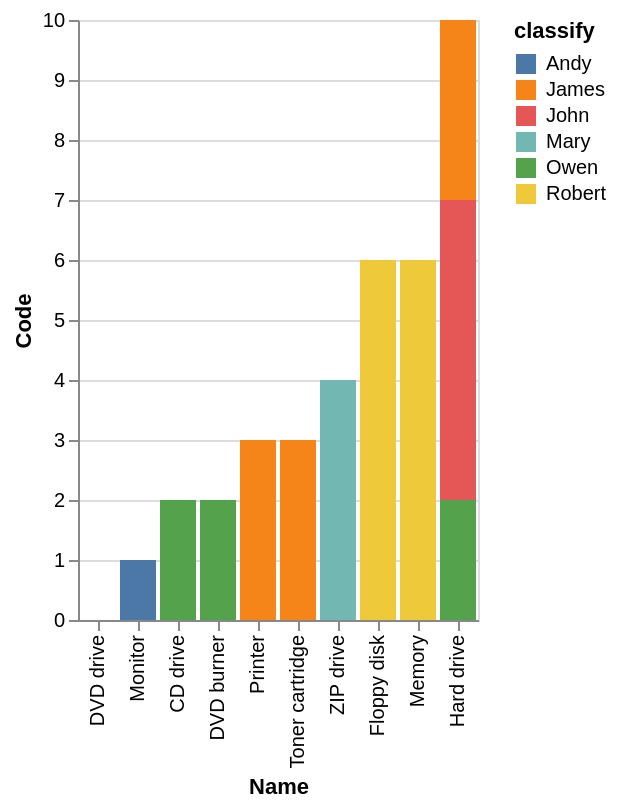

Vega-Lite specification stored for this chart:
### Vega-Lite specification from a JSON file in a GitHub repository (floating-point values rounded to 4 significant figures)
{"data": {"values": [{"x_data": "Monitor", "y_data": 1, "classify": "Andy"}, {"x_data": "CD drive", "y_data": 0, "classify": "Andy"}, {"x_data": "DVD burner", "y_data": 0, "classify": "Andy"}, {"x_data": "Printer", "y_data": 0, "classify": "Andy"}, {"x_data": "Toner cartridge", "y_data": 0, "classify": "Andy"}, {"x_data": "ZIP drive", "y_data": 0, "classify": "Andy"}, {"x_data": "DVD drive", "y_data": 0, "classify": "Andy"}, {"x_data": "Hard drive", "y_data": 0, "classify": "Andy"}, {"x_data": "Floppy disk", "y_data": 0, "classify": "Andy"}, {"x_data": "Memory", "y_data": 0, "classify": "Andy"}, {"x_data": "Monitor", "y_data": 0, "classify": "James"}, {"x_data": "CD drive", "y_data": 0, "classify": "James"}, {"x_data": "DVD burner", "y_data": 0, "classify": "James"}, {"x_data": "Printer", "y_data": 3, "classify": "James"}, {"x_data": "Toner cartridge", "y_data": 3, "classify": "James"}, {"x_data": "ZIP drive", "y_data": 0, "classify": "James"}, {"x_data": "DVD drive", "y_data": 0, "classify": "James"}, {"x_data": "Hard drive", "y_data": 3, "classify": "James"}, {"x_data": "Floppy disk", "y_data": 0, "classify": "James"}, {"x_data": "Memory", "y_data": 0, "classify": "James"}, {"x_data": "Monitor", "y_data": 0, "classify": "John"}, {"x_data": "CD drive", "y_data": 0, "classify": "John"}, {"x_data": "DVD burner", "y_data": 0, "classify": "John"}, {"x_data": "Printer", "y_data": 0, "classify": "John"}, {"x_data": "Toner cartridge", "y_data": 0, "classify": "John"}, {"x_data": "ZIP drive", "y_data": 0, "classify": "John"}, {"x_data": "DVD drive", "y_data": 0, "classify": "John"}, {"x_data": "Hard drive", "y_data": 5, "classify": "John"}, {"x_data": "Floppy disk", "y_data": 0, "classify": "John"}, {"x_data": "Memory", "y_data": 0, "classify": "John"}, {"x_data": "Monitor", "y_data": 0, "classify": "Mary"}, {"x_data": "CD drive", "y_data": 0, "classify": "Mary"}, {"x_data": "DVD burner", "y_data": 0, "classify": "Mary"}, {"x_data": "Printer", "y_data": 0, "classify": "Mary"}, {"x_data": "Toner cartridge", "y_data": 0, "classify": "Mary"}, {"x_data": "ZIP drive", "y_data": 4, "classify": "Mary"}, {"x_data": "DVD drive", "y_data": 0, "classify": "Mary"}, {"x_data": "Hard drive", "y_data": 0, "classify": "Mary"}, {"x_data": "Floppy disk", "y_data": 0, "classify": "Mary"}, {"x_data": "Memory", "y_data": 0, "classify": "Mary"}, {"x_data": "Monitor", "y_data": 0, "classify": "Owen"}, {"x_data": "CD drive", "y_data": 2, "classify": "Owen"}, {"x_data": "DVD burner", "y_data": 2, "classify": "Owen"}, {"x_data": "Printer", "y_data": 0, "classify": "Owen"}, {"x_data": "Toner cartridge", "y_data": 0, "classify": "Owen"}, {"x_data": "ZIP drive", "y_data": 0, "classify": "Owen"}, {"x_data": "DVD drive", "y_data": 0, "classify": "Owen"}, {"x_data": "Hard drive", "y_data": 2, "classify": "Owen"}, {"x_data": "Floppy disk", "y_data": 0, "classify": "Owen"}, {"x_data": "Memory", "y_data": 0, "classify": "Owen"}, {"x_data": "Monitor", "y_data": 0, "classify": "Robert"}, {"x_data": "CD drive", "y_data": 0, "classify": "Robert"}, {"x_data": "DVD burner", "y_data": 0, "classify": "Robert"}, {"x_data": "Printer", "y_data": 0, "classify": "Robert"}, {"x_data": "Toner cartridge", "y_data": 0, "classify": "Robert"}, {"x_data": "ZIP drive", "y_data": 0, "classify": "Robert"}, {"x_data": "DVD drive", "y_data": 0, "classify": "Robert"}, {"x_data": "Hard drive", "y_data": 0, "classify": "Robert"}, {"x_data": "Floppy disk", "y_data": 6, "classify": "Robert"}, {"x_data": "Memory", "y_data": 6, "classify": "Robert"}]}, "mark": "bar", "encoding": {"x": {"field": "x_data", "type": "nominal", "title": "Name", "sort": {"op": "sum", "field": "y_data", "order": "ascending"}}, "y": {"field": "y_data", "type": "quantitative", "title": "Code"}, "color": {"field": "classify"}}}
